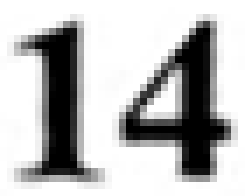
#> input picture 14ref.png, 35 x 28 px (shown 7 times larger)
$ python total.py --path 14ref.png   (older library calls are emulated)
#> lines starting #> are read from the running program, lines starting #| are printed output that depends on the picture; after the words box and inside, x2 and y2 are one past the last pixel; in counts of white or black regions, pixels touching at a corner belong together
### matcher.py
import time
import numpy as np
import argparse
import imutils
import cv2
from os import listdir
from os.path import isfile, join


class HeaderMatcher:
    def __init__(self):
        self.visualize = False
        self.MAX = 2400000
        template = cv2.imread('14ref.png')
#> template is the input picture: shape (28, 35, 3); min 0, max 255, mean 185.5
        template2 = cv2.imread('18ref.png')
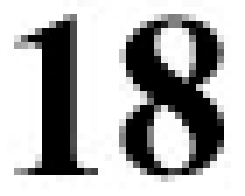
#> input picture 18ref.png, 35 x 28 px (shown 7 times larger)
#> template2 is the input picture: shape (28, 35, 3); min 0, max 255, mean 176.2
        template3 = cv2.imread('headerRef3.png')
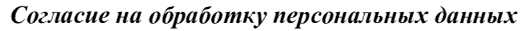
#> input picture headerRef3.png, 526 x 31 px
#> template3 is the input picture: shape (31, 526, 3); min 0, max 255, mean 214.9
        template = cv2.cvtColor(template, cv2.COLOR_BGR2GRAY)
#> template: shape (28, 35)
        template2 = cv2.cvtColor(template2, cv2.COLOR_BGR2GRAY)
#> template2: shape (28, 35)
        template3 = cv2.cvtColor(template3, cv2.COLOR_BGR2GRAY)
#> template3: shape (31, 526)
        # template = 255 - template
        template = cv2.Canny(template, 50, 200)
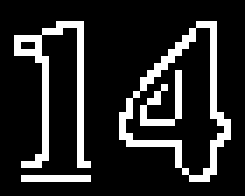
#> template: shape (28, 35) (shown 7 times larger); 15.8% white in thin lines or dots, all inside (x1, y1, x2, y2) = (2, 3, 33, 26)
        template2 = cv2.Canny(template2, 50, 200)
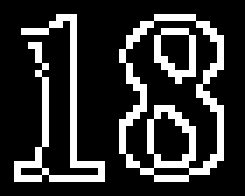
#> template2: shape (28, 35) (shown 7 times larger); 19.9% white in thin lines or dots, all inside (x1, y1, x2, y2) = (2, 2, 32, 26)
        template3 = cv2.Canny(template3, 50, 200)
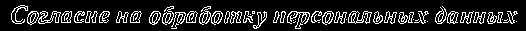
#> template3: shape (31, 526); 14.3% white in thin lines or dots, all inside (x1, y1, x2, y2) = (11, 5, 518, 29)
        (self.tH, self.tW) = template2.shape[:2]
#> self.tH = 28; self.tW = 35
        self.templates = [template, template2, template3]
        self.found_1 = self.found_2 = self.found_3 = 0

    # [70 lines left out: function classify, not called in this run]

# hm = HeaderMatcher()
# id = hm.classify(cv2.imread('Headers/header12.png'))
# print(id)

### validator.py
import time
import numpy as np
import argparse
import imutils
import cv2
from os import listdir
from os.path import isfile, join


# print(img.shape)
# mouseX, mouseY = 0, 0


class Validator:
    def __init__(self):
        self.zones14 = [[(24, 44), (1070, 74)], [(134, 95), (185, 125)], [(215, 91), (280, 125)],
                        [(356, 98), (394, 124)],
                        [(411, 93), (474, 124)], [(482, 91), (591, 124)], [(621, 90), (1072, 125)],
                        [(329, 168), (1075, 190)],
                        [(3, 280), (706, 313)], [(4, 422), (1082, 440)], [(377, 485), (438, 520)],
                        [(465, 485), (588, 520)],
                        [(661, 485), (682, 520)], [(699, 485), (767, 520)], [(790, 485), (1052, 520)],
                        [(234, 530), (875, 560)],
                        [(7, 1395), (380, 1424)], [(405, 1395), (537, 1424)], [(849, 1395), (883, 1424)],
                        [(905, 1395), (986, 1424)], [(1031, 1395), (1056, 1424)], ]
        self.zones18 = [[(25, 25), (1076, 52)], [(139, 90), (192, 114)], [(222, 90), (284, 114)],
                        [(361, 90), (396, 114)],
                        [(414, 90), (477, 114)], [(482, 90), (596, 114)], [(626, 90), (1073, 114)],
                        [(328, 143), (1076, 175)],
                        [(235, 196), (1086, 219)], [(27, 324), (1077, 349)], [(131, 386), (185, 408)],
                        [(215, 386), (278, 408)],
                        [(355, 386), (394, 408)], [(412, 386), (472, 408)], [(480, 386), (592, 408)],
                        [(617, 386), (1074, 408)],
                        [(327, 443), (1075, 468)], [(410, 532), (473, 554)], [(498, 532), (577, 554)],
                        [(654, 532), (672, 554)],
                        [(691, 532), (752, 554)], [(777, 532), (1077, 554)], [(38, 572), (1076, 594)],
                        [(1, 1351), (242, 1382)],
                        [(265, 1351), (407, 1382)], [(673, 1351), (713, 1382)], [(731, 1351), (809, 1382)],
                        [(850, 1351), (879, 1382)], [(2, 1396), (241, 1425)], [(266, 1396), (408, 1425)],
                        [(807, 1396), (847, 1425)],
                        [(863, 1396), (944, 1425)], [(985, 1396), (1014, 1425)]]

        # self.zones_sogl = [[(4, 69), (885, 88)], [(4, 109), (1087, 124)], [(71, 129), (917, 144)],
        #                    [(4, 148), (247, 165)], [(5, 169), (876, 185)], [(3, 208), (1085, 222)],
        #                    [(797, 1360), (913, 1394)],
        #                    [(974, 1360), (1085, 1394)], ]
        self.zones_sogl = [[(4, 74), (885, 88)], [(4, 114), (1087, 128)], [(71, 133), (917, 147)],
                           [(4, 154), (247, 167)], [(3, 174), (876, 189)], [(3, 212), (1085, 227)],
                           [(797, 1382), (913, 1427)],
                           [(975, 1382), (1081, 1427)], ]
        self.zones = [self.zones14, self.zones18, self.zones_sogl]
        self.optional_zones = [[8], [22], [4]]
        pass

    # [115 lines left out: functions find_contour, no_lines, find_offset, validate, not called in this run]

# img = cv2.imread('1.png')
# img = cv2.resize(img, (1095, 1435), interpolation=cv2.INTER_LINEAR_EXACT)
#
#
# vald = Validator()
# print(vald.validate(img, 0))
#
# # print(im.shape)
# # PARAM = 75
# # for i in range(im.shape[0] // PARAM):
# #     cv2.imshow('image', im[i * PARAM:i * PARAM + PARAM, :])
# #     cv2.waitKey()
#
# #
# def draw_circle(event, x, y, flags, param):
#     global mouseX, mouseY
#     if event == cv2.EVENT_LBUTTONDBLCLK:
#         cv2.circle(img, (x, y), 5, (255, 0, 0), -1)
#         mouseX, mouseY = x, y
#         print(mouseX, mouseY)
#
#
# #
# #
# cv2.namedWindow('image', cv2.WINDOW_NORMAL)
# cv2.setMouseCallback('image', draw_circle)
# #
# while (1):
#     cv2.imshow('image', img)
#     k = cv2.waitKey(20) & 0xFF
#     if k == 27:
#         break
#     elif k == ord('a'):
#         print(mouseX, mouseY)
#

### total.py
import os
from matcher import HeaderMatcher
import cv2
import numpy as np
import time
import argparse
from validator import Validator
from os import listdir
from os.path import isfile, join
from pdf2image import convert_from_path


# [260 lines left out: functions find_contour, get_max_y, get_width, find_lines, process_image, not called in this run]


# names = ['cat.jpg', 'im54.png', 'yellow.jpg', '1Doc.jpg', 'mirror.png', 'im12.png', 'im13.png',
#          'im1.png', 'test.png', 'real-0.jpg', 'real-1.jpg', 'wrong.png', 'wrong1.png', 'wrong3.png',
#          'real-0.jpg', 'real-1.jpg', 'real-3.jpg']
# names = ['cat.jpg', 'im54.png', 'wrong1.png', 'real-6.jpg', 'real-8.jpg', 'real-9.jpg']
# MAX_HEADER_DIFF = 10000
count = 0

ap = argparse.ArgumentParser()
ap.add_argument("-p", "--path", required=True,
                help="Path to image")
ap.add_argument("-t", "--timer", required=False, default=False, type=bool,
                help='Activates time debug')
args = vars(ap.parse_args())

vd = Validator()
times = []
hm = HeaderMatcher()
doc_names = ['до 14', 'до 18', 'согласие']

dir_path = args['path']
# print(dir_path)
#> (the run stopped early here; a loop or call above may not have finished)
